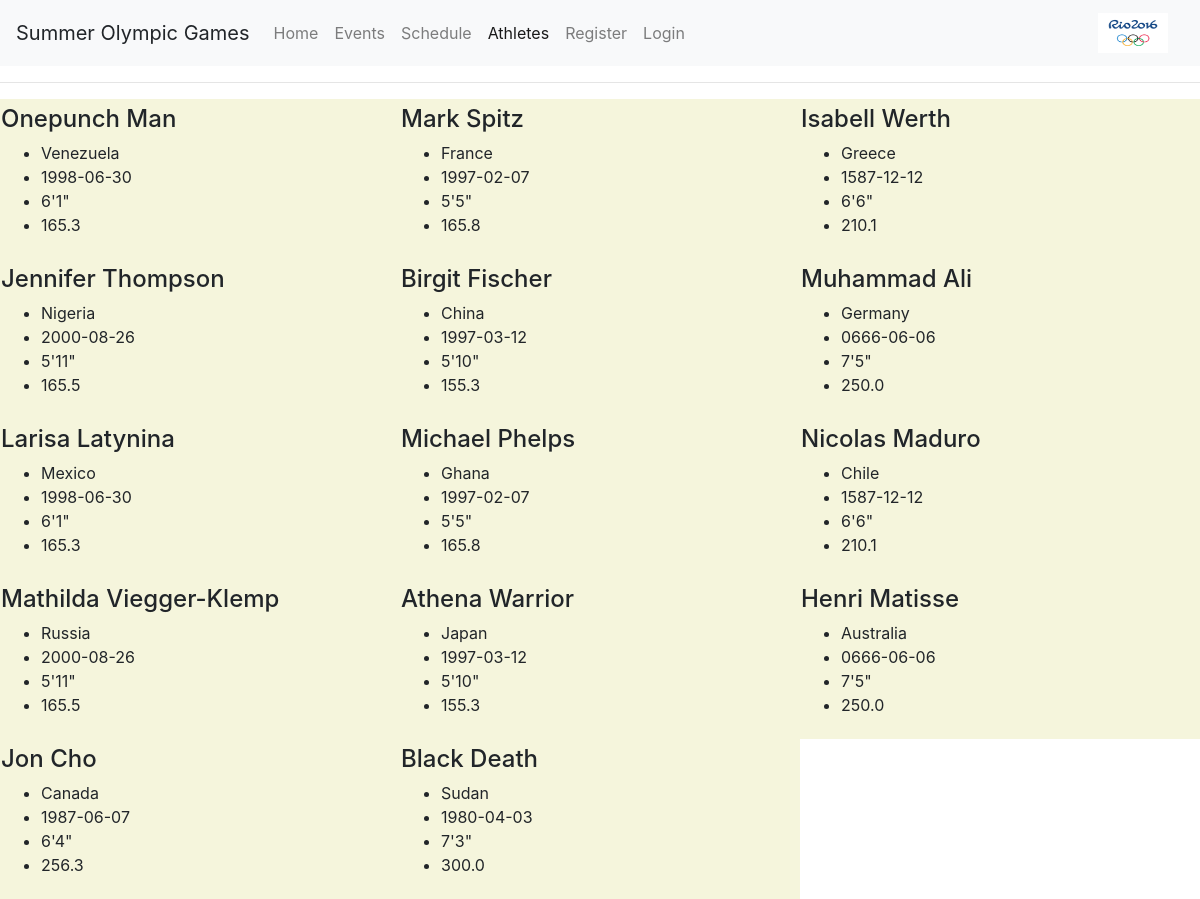
Screenshot of /athletePage.php with the database file from the repository.
### tables this page shows
CREATE TABLE IF NOT EXISTS athletes(
    id INT,
    country VARCHAR(30) NOT NULL,
    heightFeet INT(1),
    heightInch INT(2),
    wgt FLOAT(4,1),
    DOB DATE,  
    FOREIGN KEY (id) REFERENCES users(id) ON DELETE CASCADE,
    PRIMARY KEY (id)
);

CREATE TABLE IF NOT EXISTS users(
    id INT AUTO_INCREMENT,
    firstName VARCHAR(30) NOT NULL,
    lastName VARCHAR(30) NOT NULL,
    email VARCHAR(30) NOT NULL UNIQUE,
    password VARCHAR(64) NOT NULL,
    access VARCHAR(1) DEFAULT 'P',  
    phone VARCHAR(24),
    PRIMARY KEY (id)
);

### athletePage.php (the view, shortened to what this page needs)
<?php
require "header.php";
 ?>
<nav class="navbar navbar-expand-lg navbar-light bg-light">
  <a class="navbar-brand">Summer Olympic Games</a>
  <div class="collapse navbar-collapse" id="navbarNavAltMarkup">
    <div class="navbar-nav">
      <a class="nav-item nav-link" href="index.php">Home <span class="sr-only">(current)</span></a>
      <a class="nav-item nav-link" href="eventsPage.php">Events</a>
      <a class="nav-item nav-link" href="schedulePage.php">Schedule</a>
      <a class="nav-item nav-link active" href="athletePage.php">Athletes</a>
      <a class="nav-item nav-link" href="registerPage.php">Register</a>
      <a class="nav-item nav-link" href="loginPage.php">Login</a>
    </div>
  </div>
  <a class="navbar-brand float-right" href="notificationPage.php">
    <img class="img-responsive" width="70px" height="40px" src="assets/rio-2016-logo.png">
  </a>
</nav>
<div class="athletePage_container">
    <hr>
    <?php
    $query1 = "SELECT * FROM athletes INNER JOIN users ON athletes.id=users.id";
    echo "<table class=\"athletes\">";
    $query1_result = mysqli_query($mysqli, $query1);
    $counter = 1;
    echo"<tr>";
    while($row = mysqli_fetch_array($query1_result)) {
        echo "<td><h4>" . $row['firstName'] . " " . $row['lastName'] . "</h3><ul><li>" . $row['country'] . "</li><li>" .
            $row['DOB'] . "</li><li>" . $row['heightFeet'] ."'". $row['heightInch']."\""."</li><li>" . $row['wgt']  . "</ul></td>";
        if($counter % 3 == 0) {
            echo"</tr>";
            echo"<tr>";
        }
        $counter++;
    }
    echo"</tr>";
    echo "</table>"
    ?>
</div>

### header.php (shortened to what this page needs)
<!DOCTYPE html>
<html lang="en">
  <head>
     <link rel="stylesheet" type="text/css" href="ourStyle2.css">
     <link rel="stylesheet" href="https://maxcdn.bootstrapcdn.com/bootstrap/4.0.0/css/bootstrap.min.css"></head>
  </head>
  <body>

### ourStyle2.css (style rules this page uses)
body { margin: 0; padding: 0; background: white no-repeat center center fixed; -webkit-background-size: cover; -moz-background-size: cover; -o-background-size: cover; background-size: cover; }
nav { display: flex; justify-content: space-around; align-items: center; min-height: 1vh; background: transparent; }
.athletePage_container table { width: 100%; }
.athletePage_container td { background-color: beige; height: 10em; width: 12em; }

### rows the page displays
athletes: id.firstName "Onepunch", id.lastName "Man", country "Venezuela", DOB "1998-06-30", heightFeet "6", heightInch "1", wgt "165.3"
athletes: id.firstName "Mark", id.lastName "Spitz", country "France", DOB "1997-02-07", heightFeet "5", heightInch "5", wgt "165.8"
athletes: id.firstName "Isabell", id.lastName "Werth", country "Greece", DOB "1587-12-12", heightFeet "6", heightInch "6", wgt "210.1"
athletes: id.firstName "Jennifer", id.lastName "Thompson", country "Nigeria", DOB "2000-08-26", heightFeet "5", heightInch "11", wgt "165.5"
athletes: id.firstName "Birgit", id.lastName "Fischer", country "China", DOB "1997-03-12", heightFeet "5", heightInch "10", wgt "155.3"
athletes: id.firstName "Muhammad", id.lastName "Ali", country "Germany", DOB "0666-06-06", heightFeet "7", heightInch "5", wgt "250.0"
athletes: id.firstName "Larisa", id.lastName "Latynina", country "Mexico", DOB "1998-06-30", heightFeet "6", heightInch "1", wgt "165.3"
athletes: id.firstName "Michael", id.lastName "Phelps", country "Ghana", DOB "1997-02-07", heightFeet "5", heightInch "5", wgt "165.8"
athletes: id.firstName "Nicolas", id.lastName "Maduro", country "Chile", DOB "1587-12-12", heightFeet "6", heightInch "6", wgt "210.1"
athletes: id.firstName "Mathilda", id.lastName "Viegger-Klemp", country "Russia", DOB "2000-08-26", heightFeet "5", heightInch "11", wgt "165.5"
athletes: id.firstName "Athena", id.lastName "Warrior", country "Japan", DOB "1997-03-12", heightFeet "5", heightInch "10", wgt "155.3"
athletes: id.firstName "Henri", id.lastName "Matisse", country "Australia", DOB "0666-06-06", heightFeet "7", heightInch "5", wgt "250.0"
athletes: id.firstName "Jon", id.lastName "Cho", country "Canada", DOB "1987-06-07", heightFeet "6", heightInch "4", wgt "256.3"
athletes: id.firstName "Black", id.lastName "Death", country "Sudan", DOB "1980-04-03", heightFeet "7", heightInch "3", wgt "300.0"
